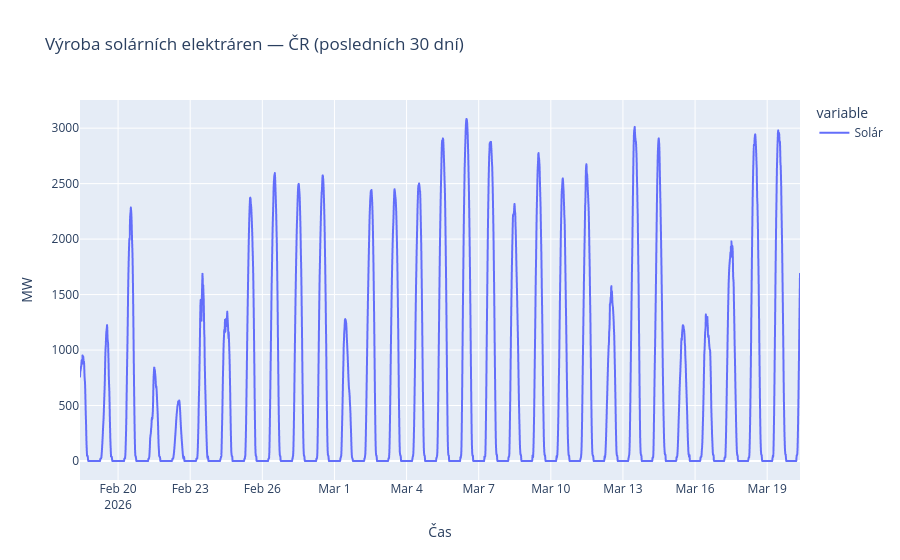

Notebook code cell kept with this figure:
### Code cell
print("=== Solár — statistiky ===")
print(f"  Průměr:  {vyroba_clean['Solár'].mean():.0f} MW")
print(f"  Minimum: {vyroba_clean['Solár'].min():.0f} MW")
print(f"  Maximum: {vyroba_clean['Solár'].max():.0f} MW")

fig = px.line(
    vyroba_clean["Solár"],
    title="Výroba solárních elektráren — ČR (posledních 30 dní)",
    labels={"value": "MW", "index": "Čas"},
)
fig.show()

### Figure 1 — Plotly figure (JSON) as saved in the notebook; plotly's stock layout.template omitted (floating-point values rounded to 4 significant figures; data arrays with more than 128 entries replaced by an {"elided": "..."} marker saying what was removed)
{"data": [{"hovertemplate": "variable=Solár<br>Čas=%{x}<br>MW=%{y}<extra></extra>", "legendgroup": "Solár", "line": {"color": "#636efa", "dash": "solid"}, "marker": {"symbol": "circle"}, "mode": "lines", "name": "Solár", "showlegend": true, "type": "scattergl", "x": {"elided": "2876 str values"}, "xaxis": "x", "y": {"elided": "2876 float values"}, "yaxis": "y"}], "layout": {"legend": {"title": {"text": "variable"}, "tracegroupgap": 0}, "title": {"text": "Výroba solárních elektráren — ČR (posledních 30 dní)"}, "xaxis": {"anchor": "y", "domain": [0, 1], "title": {"text": "Čas"}}, "yaxis": {"anchor": "x", "domain": [0, 1], "title": {"text": "MW"}}}}
